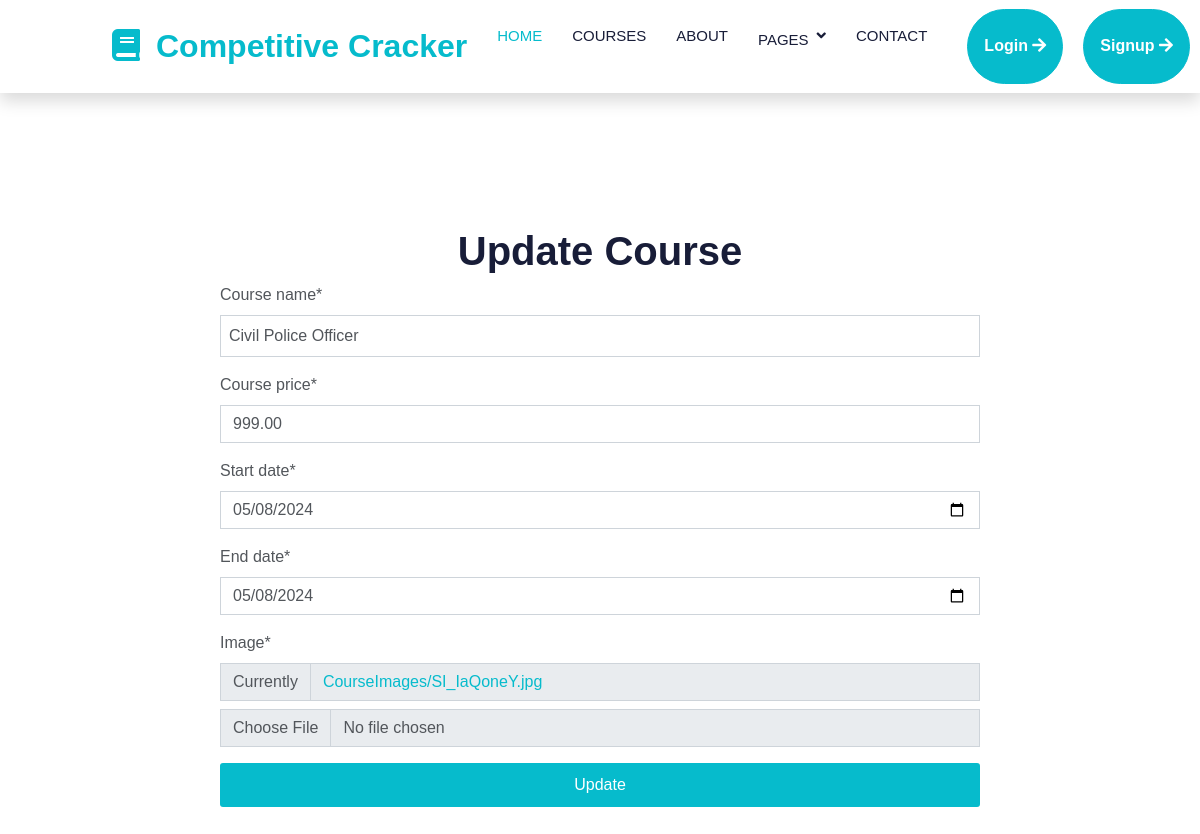
Page /update_course/4/ on the committed database.
### MyApp/models.py (models this page shows, shortened)
class Courses(models.Model):
    course_name= models.CharField(max_length=20)
    course_price = models.DecimalField(max_digits=10, decimal_places=2)
    start_date=models.DateField(null=True)
    end_date=models.DateField(null=True)
    image = models.ImageField(upload_to='CourseImages')

### MyApp/views.py (the view)
# urls.py: path('update_course/<int:id>/',views.update_course,name='update_course'),
def update_course(request, id):
    course = Courses.objects.get(id=id)
    form=CourseReg(instance=course)
    if request.method == 'POST':
        form = CourseReg(request.POST, instance=course)
        if form.is_valid():
            form.save()
            return redirect('course_view')
    return render(request, 'CourseUpdate.html', {'form': form})

### MyApp/forms.py
class CourseReg(forms.ModelForm):
    start_date = forms.DateField(widget=DateInput)
    end_date = forms.DateField(widget=DateInput)
    class Meta:
        model=Courses
        fields=('course_name','course_price','start_date','end_date','image',)

### templates/CourseUpdate.html (shortened to what this page needs)
<!DOCTYPE html>
<html lang="en">
    {% load static %}
    {% load crispy_forms_tags %}
    <head>
        <link href="https://cdnjs.cloudflare.com/ajax/libs/font-awesome/5.10.0/css/all.min.css" rel="stylesheet">
        <link href="https://cdn.jsdelivr.net/npm/bootstrap-icons@1.4.1/font/bootstrap-icons.css" rel="stylesheet">
        <link href="{% static "lib/animate/animate.min.css" %}" rel="stylesheet">
        <link href="{% static "lib/owlcarousel/assets/owl.carousel.min.css" %}" rel="stylesheet">
        <link href="{% static "css/bootstrap.min.css" %}" rel="stylesheet">
        <link href="{% static "css/style.css" %}" rel="stylesheet">
        <link href="{% static "css/form.css" %}" rel="stylesheet">
        <link href="{% static "css/signup.css" %}" rel="stylesheet">
    </head>
<body>
    <nav class="navbar navbar-expand-lg bg-white navbar-light shadow sticky-top p-0">
        <a href="index.html" class="navbar-brand d-flex align-items-center px-4 px-lg-5">
            <a href="{% url 'HomePage' %}"><h2 class="m-0 text-primary"><i class="fa fa-book me-3"></i>Competitive Cracker</h2></a>        </a>
        <div class="collapse navbar-collapse" id="navbarCollapse">
            <div class="navbar-nav ms-auto p-4 p-lg-0">
                <a href="index.html" class="nav-item nav-link active">Home</a>
                <a href="courses.html" class="nav-item nav-link">Courses</a>
                <a href="about.html" class="nav-item nav-link">About</a>
                <div class="nav-item dropdown">
                    <a href="#" class="nav-link dropdown-toggle" data-bs-toggle="dropdown">Pages</a>
                </div>
                <a href="contact.html" class="nav-item nav-link">Contact</a>
            </div>
            <div class="welcome">
                <a href="{% url 'loginPage' %}" class="btn btn-primary py-4 px-3 d-none d-lg-inline-block">Login <i class="fa fa-arrow-right"></i></a>
                <a href="{% url 'signupPage' %}" class="btn btn-primary py-4 px-3 d-none d-lg-inline-block">Signup <i class="fa fa-arrow-right"></i></a>
            </div>
        </div>
    </nav><br>
    <div class="container-xxl">
        <div class="container">
            <form method="post">
                <div>
                    <h1>Update Course</h1>
                    {{form|crispy}}
                </div>
                <input type="submit" value="Update">
            </form>
        </div>
    </div>
</body>
</html>

### static/css/style.css (style rules this page uses)
:root { --primary: #06BBCC; --light: #F0FBFC; --dark: #181d38; }
.welcome { display: flex; justify-content: center; }
.welcome a { text-decoration: none; color: white; background-color: #06BBCC; border: 1px solid #06BBCC; padding: 10px 10px; margin: 0 10px; border-radius: 50px; transition: all 0.3s ease; }
.btn { font-family: 'Nunito', sans-serif; font-weight: 600; transition: .5s; }
.btn.btn-primary, .btn.btn-secondary { color: #FFFFFF; }
.navbar .dropdown-toggle::after { border: none; content: "\f107"; font-family: "Font Awesome 5 Free"; font-weight: 900; vertical-align: middle; margin-left: 8px; margin-bottom: 10px; }
.navbar-light .navbar-nav .nav-link { margin-right: 30px; padding: 25px 0; color: #FFFFFF; font-size: 15px; text-transform: uppercase; outline: none; margin-bottom: 10px; }
.navbar-light .navbar-nav .nav-link:hover, .navbar-light .navbar-nav .nav-link.active { color: var(--primary); }
.navbar-light .navbar-brand, .navbar-light a.btn { height: 75px; }
.navbar-light .navbar-nav .nav-link { color: var(--dark); font-weight: 500; }
.navbar-light.sticky-top { top: -100px; transition: .5s; }
.container { padding-top: 100px; }

### static/css/form.css (style rules this page uses)
h1 { text-align: center; }
form { display: flex; flex-direction: column; }
input, select { flex: 2; padding: 10px; border: 1px solid #ccc; border-radius: 3px; }
input[type="submit"] { flex: 2; padding: 8px 15px; background-color: #06BBCC; color: white; border: none; border-radius: 3px; cursor: pointer; }

### static/css/signup.css (style rules this page uses)
.container-xxl { display: flex; justify-content: center; align-items: center; min-height: 100vh; }
.container { width: 100%; max-width: 800px; padding: 20px; border-radius: 5px; }
input[type="text"], input[type="email"], input[type="tel"] { width: 100%; padding: 8px; box-sizing: border-box; }
input[type="submit"] { width: 100%; padding: 10px; border: none; background-color: #06BBCC; color: white; cursor: pointer; }
a { color: #06BBCC; text-decoration: none; }

### rows in the picture
Courses: course_name "Civil Police Officer", course_price "999.00", start_date "05/08/2024", end_date "05/08/2024"
